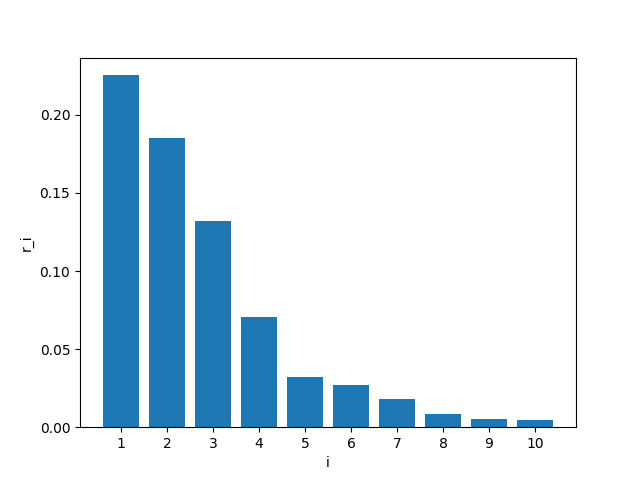

The Python source for this figure:
import matplotlib.pyplot as plt
import numpy as np
import random

theta = 0.639
avg_risks = []
t_s = [0, 0, 0, 0, 0, 0, 0, 0, 0, 0]
i_s = 10
runs = 100

def main():
    print(theta)
    for i in range(i_s):
        total_risk = 0
        for t in range(runs):
            total_risk += train(i)
        avg_risks.append(total_risk/runs)
        # print(n+1, ' : ', avg_risks[n])
    i_list = ['1','2','3','4','5','6','7','8','9','10']
    plt.bar(i_list, avg_risks)
    plt.xlabel('i')
    plt.ylabel('r_i')
    plt.show()
    plt.close()
    plt.plot(i_list, t_s, '-o')
    plt.xlabel('i')
    plt.ylabel('t_i')
    plt.show()

def train(i):
    x_l = -2
    x_r = 2
    q = 0 #count queries
    t = 0 #cout times
    while q < i+1:
        x_t = random.uniform(-1,1)
        if x_t > x_l and  x_t < x_r:
            y_t = get_y(x_t)
            if y_t == -1:
                x_l = x_t
            else:
                x_r = x_t
            q += 1
        t += 1
    t_s[i] += t
    theta_h = (x_l+x_r)/2
    risk = abs(theta_h-theta)/2
    return risk
    
def get_y(x):
    return -1 if x<theta else 1

if __name__ == "__main__":
    main()
